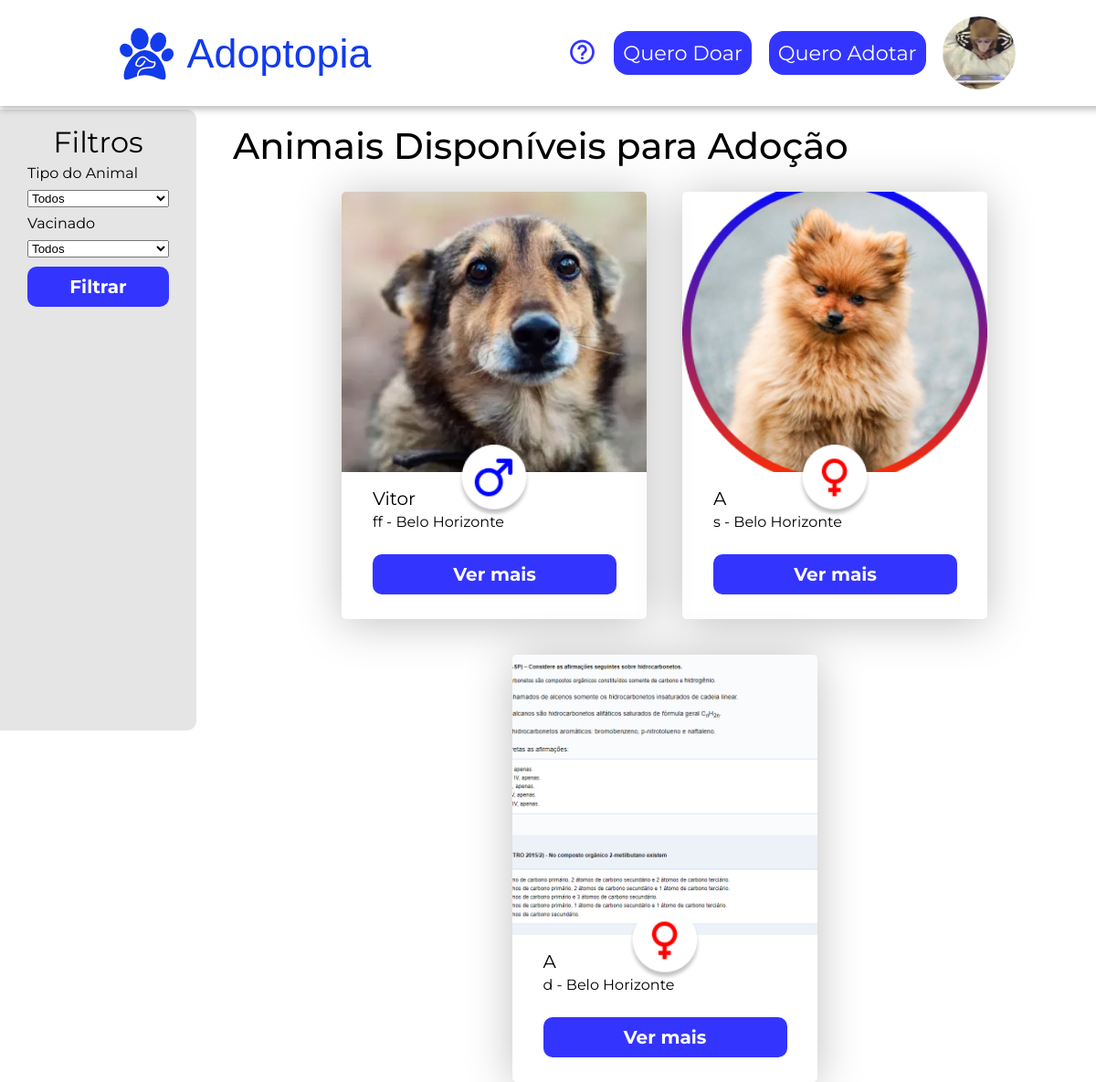
The app's page /quero-adotar.php (signed in) with its own data.
### tables this page shows
CREATE TABLE `animais` (
  `id` int(11) NOT NULL,
  `id_usuario` int(11) NOT NULL,
  `nome_pet` varchar(100) NOT NULL,
  `idade` int(11) NOT NULL,
  `tipo_animal` varchar(255) NOT NULL,
  `raca` varchar(50) NOT NULL,
  `cor` varchar(20) NOT NULL,
  `porte` varchar(20) NOT NULL,
  `sexo` char(1) NOT NULL,
  `vacinado` char(1) NOT NULL,
  `castrado` char(1) NOT NULL,
  `patologia` varchar(200) NOT NULL,
  `bairro` text NOT NULL,
  `descricao` text NOT NULL,
  `data_cadastro` timestamp NOT NULL DEFAULT current_timestamp(),
  `imagem_pet` varchar(255) NOT NULL
);

CREATE TABLE `usuarios` (
  `id` int(11) NOT NULL,
  `nome` varchar(255) NOT NULL,
  `email` varchar(255) NOT NULL,
  `senha` varchar(255) NOT NULL,
  `estado` varchar(255) DEFAULT NULL,
  `cidade` varchar(255) DEFAULT NULL,
  `telefone` varchar(20) DEFAULT NULL,
  `data_nascimento` date DEFAULT NULL,
  `imagem` varchar(100) NOT NULL DEFAULT 'default.png'
);

### post-animal.php (the view, shortened to what this page needs)
<div class="post-animal flex-column">
    <img src="<?php echo $animal['imagem_pet'] ?>" alt="<?php echo $animal['nome_pet'] ?>" class="post-animal-img">
    <p class="post-animal-nome">
        <?php echo $animal['nome_pet'] ?>
    </p>
    <p class="post-animal-descricao">
        <?php echo $animal['bairro'] . " - " . $animal['cidade'] ?>
    </p>
    <img src="
                            <?php
                            if ($animal['sexo'] == 'M') {
                                echo "imgs/macho.png";
                            } else {
                                echo "imgs/femea.png";
                            }
                            ?>" alt="" class="post-animal-sexo">
    <button id="button-vermais" class="post-animal-button">Ver mais</button>
</div>

### quero-adotar.php (shortened to what this page needs)
<?php
include("conexao.php");
?>
<!DOCTYPE html>
<html lang="pt-BR">
<head>
    <?php include 'head.php' ?>
</head>
<body>
    <?php include 'header.php' ?>
    <main class="principal-quero-doar flex-row">
        <aside class="barra-lateral-filtros">
            <h1 class="titulo-filtros j-content flex-column align-itens">Filtros</h1>
            <form method="get" class="form-filtro flex-column">
                <label>Tipo do Animal</label>
                <select name="tipo-animal">
                    <option value="">Todos</option>
                </select>
                <label>Vacinado</label>
                <select name="vacinado">
                    <option value="">Todos</option>
                </select>
                <button class="filtrar-button" type="submit">Filtrar</button>
            </form>
        </aside>
        <div class="principal-conteudo-quedo-doar flex-column">
            <h2 class="titulos-paginas">Animais Disponíveis para Adoção</h2>
            <section class="animais-disponiveis flex-row j-content">
                <?php
                $sql = "SELECT * from
                animais as a
                left join usuarios as u on (a.id_usuario = u.id)";
                $stmt = $mysqli->prepare($sql);
                if ($stmt) {
                    $stmt->execute();
                    $result = $stmt->get_result();
                    if ($result->num_rows > 0) {
                        while ($animal = $result->fetch_assoc()) {
                            include("post-animal.php");
                        }
                    } else {
                        echo '<p>Nenhum animal disponível para adoção no momento.</p>';
                    }
                } else {
                    echo '<p>Ocorreu um erro ao buscar os animais disponíveis.</p>';
                }
                ?>
            </section>
        </div>
    </main>
</body>
</html>

### css/styles.css (style rules this page uses)
:root { --color-defaultB: #000; --color-lightB: #eee; --color-defaultW: #fff; --color-principal: #0003ff; --color-principal2: #3335ff; --color-principal3: #4162EF; --color-red: #e74c3c; --color-dark-red: #c0392b; --box-shadow: 0 5px 10px rgba(0, 0, 0, .1); --font-default: 'Montserrat', sans-serif; }
body { display: flex; flex-direction: column; min-height: 100vh; width: 100%; font-family: var(--font-default); }
.flex-column { display: flex; flex-direction: column; }
.flex-row { display: flex; flex-direction: row; }
.align-itens { align-items: center; }
.j-content { justify-content: center; }
.titulos-paginas { font-size: 2.5em; margin-bottom: 30px; font-weight: 500; }
.principal-quero-doar { gap: 40px; }
.principal-conteudo-quedo-doar { margin-top: 20px; }
.barra-lateral-filtros { padding: 20px; border-radius: 0px 10px 10px 0px; height: 80vh; width: 200px; background-color: rgba(0, 0, 0, 0.1); }
.titulo-filtros { font-size: 2em; }
.form-filtro { margin: 10px; gap: 10px; }
.filtrar-button { height: 44px; border: none; background-color: var(--color-principal2); color: var(--color-defaultW); font-size: 1.25em; font-weight: bold; border-radius: 10px; width: 100%; font-family: var(--font-default); }
.animais-disponiveis { gap: 39px; flex-wrap: wrap; }
.post-animal { position: relative; width: 334px; height: 468px; border-radius: 5px; box-shadow: 0px 4px 50px rgba(0, 0, 0, 0.25); }
.post-animal-nome { margin: 19px 0px 0px 34px; font-size: 1.25em; }
.post-animal-descricao { margin: 8px 0px 0px 34px; }
.post-animal-sexo { position: absolute; top: 277px; left: 127px; width: 80px; }
.post-animal-button { height: 44px; border: none; background-color: var(--color-principal2); color: var(--color-defaultW); font-size: 1.25em; font-weight: bold; border-radius: 10px; width: 80%; margin: 27px 0px 0px 34px; font-family: var(--font-default); cursor: pointer; transition: all 0.2s ease-out; }
.post-animal-img { border-radius: 5px 5px 0px 0px; height: 307px; object-fit: cover; }
main { margin-top: 120px; }

### records on screen
animais: imagem_pet (picture), nome_pet "Vitor", bairro "ff", id_usuario.cidade "Belo Horizonte"
animais: imagem_pet (picture), nome_pet "A", bairro "s", id_usuario.cidade "Belo Horizonte"
animais: imagem_pet (picture), nome_pet "A", bairro "d", id_usuario.cidade "Belo Horizonte"
